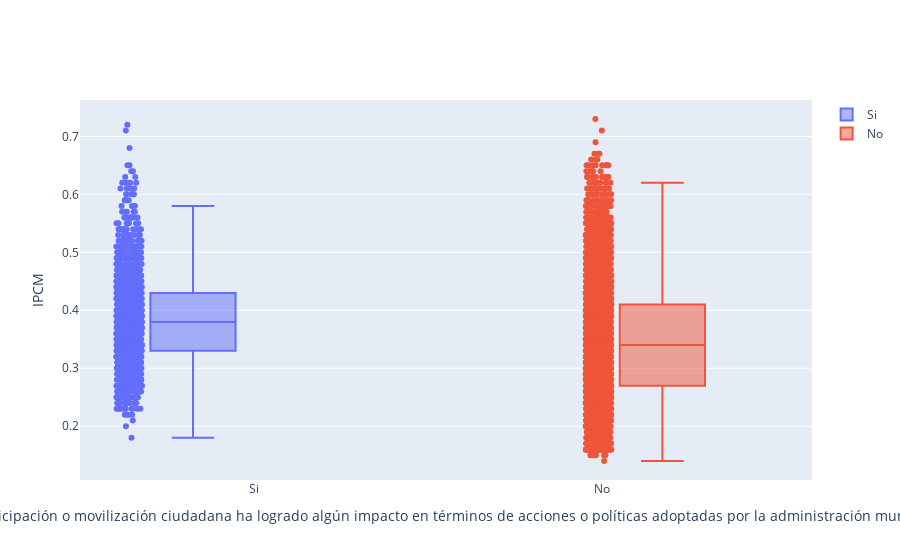

Notebook source saved alongside this figure:
### Code cell
caja0 = go.Box(
    y=Individuos[Individuos['I_41'] == "Si"]['IPCM'],
    x=Individuos[Individuos['I_41'] == "Si"]['I_41'],
    name='Si', boxpoints="all"
    )

caja1 = go.Box(
    y=Individuos[Individuos['I_41'] == "No"]['IPCM'],
    x=Individuos[Individuos['I_41'] == "No"]['I_41'],
    name='No', boxpoints="all"
    )
    
data = [caja0, caja1]

layout = go.Layout(
    yaxis=dict(
        title='IPCM',
        zeroline=False
    ),
    xaxis=dict(
        title='¿La participación o movilización ciudadana ha logrado algún impacto en términos de acciones o políticas adoptadas por la administración municipal?'
    ),
    boxmode='group'
)
fig = go.Figure(data=data, layout=layout)

py.iplot(fig, filename='I_41-Box')
# fig.show(renderer='colab')

### Figure 1 — Plotly figure (JSON) as saved in the notebook; plotly's stock layout.template omitted (floating-point values rounded to 4 significant figures; data arrays with more than 128 entries replaced by an {"elided": "..."} marker saying what was removed)
{"data": [{"boxpoints": "all", "name": "Si", "type": "box", "x": {"elided": "1773 str values"}, "y": {"elided": "1773 float values"}}, {"boxpoints": "all", "name": "No", "type": "box", "x": {"elided": "5231 str values"}, "y": {"elided": "5231 float values"}}], "layout": {"boxmode": "group", "xaxis": {"title": {"text": "¿La participación o movilización ciudadana ha logrado algún impacto en términos de acciones o políticas adoptadas por la administración municipal?"}}, "yaxis": {"title": {"text": "IPCM"}, "zeroline": false}}}
